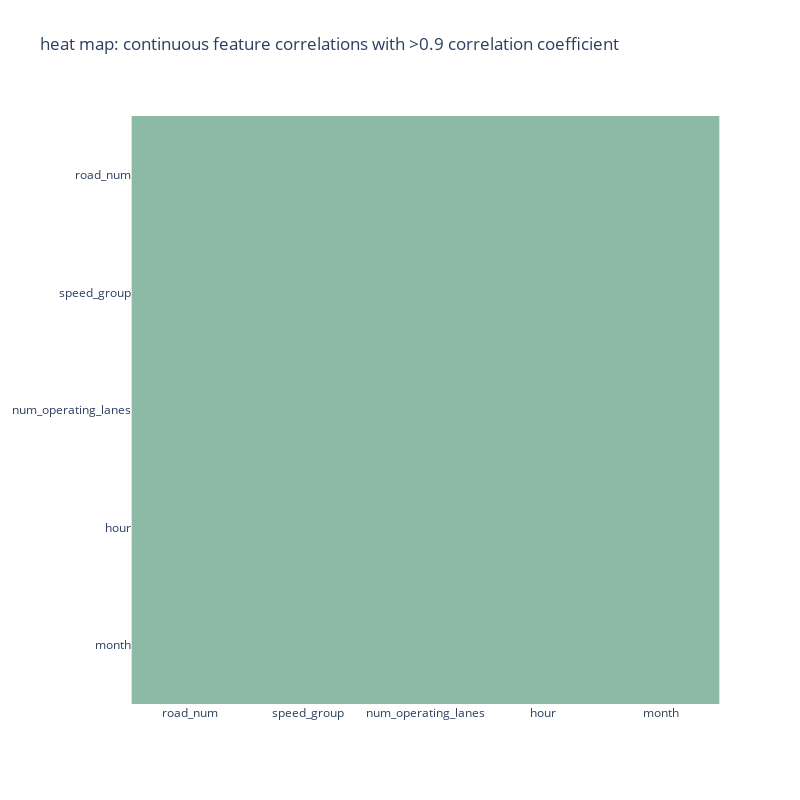

Write notebook code for a chart like this one.
### Code cell
# heatmap to visualize correlated features
pearson_corr_features = pede_cont.corr()
corr_data = np.tril(pearson_corr_features,k=-1)
corr_data = abs(corr_data)>0.90

fig = px.imshow(corr_data, x=pearson_corr_features.columns, y=pearson_corr_features.index,
                color_continuous_scale=px.colors.qualitative.Plotly, width=800, height=800,
                title="heat map: continuous feature correlations with >0.9 correlation coefficient")
fig.update(layout_coloraxis_showscale=False)
fig.show()

### Figure 1 — Plotly figure (JSON) as saved in the notebook; plotly's stock layout.template omitted (floating-point values rounded to 4 significant figures)
{"data": [{"coloraxis": "coloraxis", "hovertemplate": "x: %{x}<br>y: %{y}<br>color: %{z}<extra></extra>", "name": "0", "type": "heatmap", "x": ["road_num", "speed_group", "num_operating_lanes", "hour", "month"], "xaxis": "x", "y": ["road_num", "speed_group", "num_operating_lanes", "hour", "month"], "yaxis": "y", "z": [[0, 0, 0, 0, 0], [0, 0, 0, 0, 0], [0, 0, 0, 0, 0], [0, 0, 0, 0, 0], [0, 0, 0, 0, 0]]}], "layout": {"coloraxis": {"colorscale": [[0, "#636EFA"], [0.1111, "#EF553B"], [0.2222, "#00CC96"], [0.3333, "#AB63FA"], [0.4444, "#FFA15A"], [0.5556, "#19D3F3"], [0.6667, "#FF6692"], [0.7778, "#B6E880"], [0.8889, "#FF97FF"], [1, "#FECB52"]], "showscale": false}, "height": 800, "title": {"text": "heat map: continuous feature correlations with >0.9 correlation coefficient"}, "width": 800, "xaxis": {"anchor": "y", "constrain": "domain", "domain": [0, 1], "scaleanchor": "y"}, "yaxis": {"anchor": "x", "autorange": "reversed", "constrain": "domain", "domain": [0, 1]}}}
